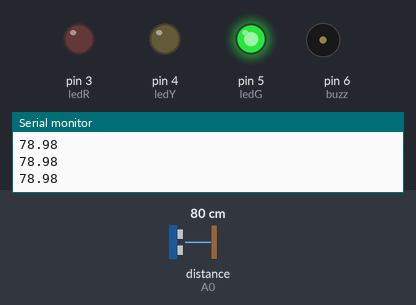
A sketch run on a simulated Arduino Uno, built with avr-gcc and run on an emulated ATmega328P. Parts: output pins drawn as LEDs (lit = HIGH), buzzer (waves = sounding, pin HIGH), the last lines printed to the serial monitor. Wiring (inferred from the names in the program): ultrasonic range finder: trigger pin 2; echo A0. Inputs (shaded band) come from the test bench; at power-on: distance to the obstacle (sensor on A0) 80 cm. The echo pulse lasts 58.3 µs per cm; pins used as bus, display or sensor lines are not drawn.

Above: at 1.2 s.
1.3 s: distance to the obstacle (sensor on A0) set to 23 cm
2.8 s: distance to the obstacle (sensor on A0) set to 19 cm
At 3.1 s:
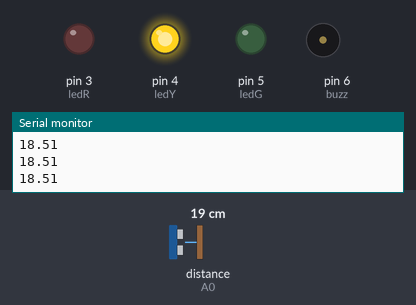
4.3 s: distance to the obstacle (sensor on A0) set to 12 cm
5.8 s: distance to the obstacle (sensor on A0) set to 9 cm
At 6.5 s:
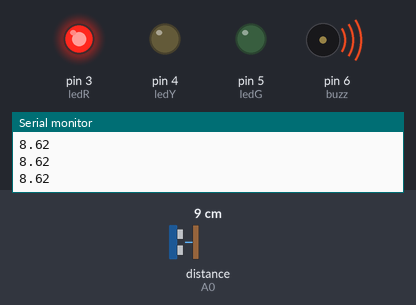
7.3 s: distance to the obstacle (sensor on A0) set to 18 cm
At 7.6 s:
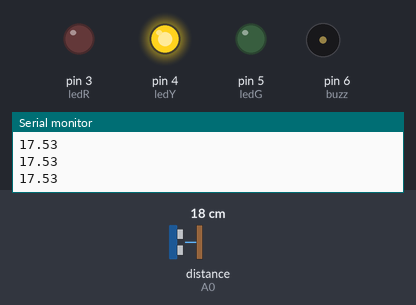
8.8 s: distance to the obstacle (sensor on A0) set to 2 cm
At 9.9 s:
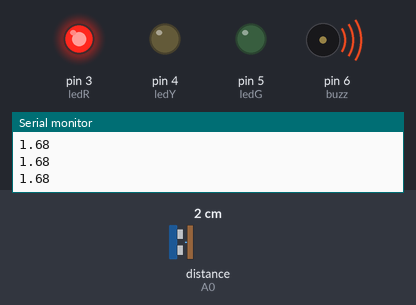
Timing chart, 0 to 11.3 s (numbered marks = the images above; inputs shaded):
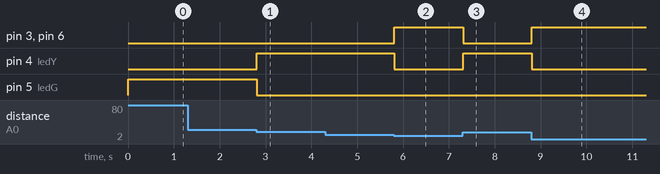

Measured:
- the behaviour switches between 21 and 20 cm on distance to the obstacle (sensor on A0) (found by bisection; images 0 and 1)
- the behaviour switches between 11 and 10 cm on distance to the obstacle (sensor on A0) (found by bisection; images 1 and 2)
- after the input at 2.8 s, pin 4 (ledY): LOW → HIGH at once; pin 5 (ledG): HIGH → LOW at once
- after the input at 5.8 s, pin 3 (ledR), pin 6 (buzz): LOW → HIGH at once; pin 4 (ledY): HIGH → LOW at once
- after the input at 7.3 s, pin 3 (ledR), pin 6 (buzz): HIGH → LOW at once; pin 4 (ledY): LOW → HIGH at once
- after the input at 8.8 s, pin 3 (ledR), pin 6 (buzz): LOW → HIGH at once; pin 4 (ledY): HIGH → LOW at once

The sketch:

proxmityUltrasonic.ino
```cpp
//_aryan_05_05
#define trig 2
#define echo A0
#define ledR 3
#define ledY 4
#define ledG 5
#define buzz 6
long time=0;
void setup() {
  // put your setup code here, to run once:
  Serial.begin(9600);
  for(int i=2;i<=6;i++)
  {
    pinMode(i,OUTPUT);
  }
  digitalWrite(ledR,LOW);
  digitalWrite(ledY,LOW);
  digitalWrite(ledG,LOW);
  digitalWrite(buzz,LOW);
}

void loop() {
  // put your main code here, to run repeatedly:

  //sending out ultrasonic signals through the trigger pin
  digitalWrite(trig,LOW);
  delay(0.002);
  digitalWrite(trig,HIGH);
  delay(0.01);
  digitalWrite(trig,LOW); // 10 microsec to record the time taken by wave to get back

  //receiving through the echo pin
  time = pulseIn(echo,HIGH); //time measured in microseconds using pulseIn()
  float distance = (time*0.034)/2; //dist(in cm)=time(in s)* speed(in cm/s) = [(time*10^-6)*34000 ]/2
  Serial.println(distance);

  if(distance<=10)
  {
    digitalWrite(ledR,HIGH);
    digitalWrite(ledY,LOW);
    digitalWrite(ledG,LOW);
    digitalWrite(buzz,HIGH);
  }
  else if(distance<=20)
  {
    digitalWrite(ledY,HIGH);
    digitalWrite(ledR,LOW);
    digitalWrite(ledG,LOW);
    digitalWrite(buzz,LOW);
  }
  else
  {
    digitalWrite(ledR,LOW);
    digitalWrite(ledY,LOW);
    digitalWrite(ledG,HIGH);
    digitalWrite(buzz,LOW);
  }
}
```
